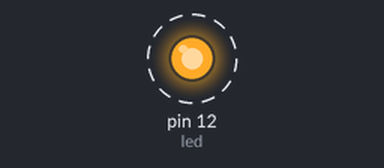
The sketch below on a simulated Arduino Uno, built with avr-gcc and run on an emulated ATmega328P. Parts: output pins drawn as LEDs (lit = HIGH). Dashed ring = blinking.

Above: at 0.02 s.
Timing chart, 0 to 3.0 s (numbered marks = the images above):
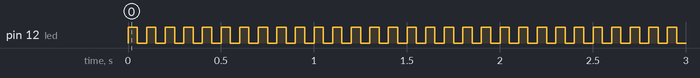

Measured:
- by itself, pin 12 (led): alternates HIGH for 0.05 s and LOW for 0.05 s

The sketch:

_1LEDFREQ.ino
```cpp
int led = 12;

unsigned long currentMillis1 = millis();
// the setup routine runs once when you press reset:
void setup() {
  // initialize the digital pin as an output.
  pinMode(led, OUTPUT);
}

// the loop routine runs over and over again forever:
void loop() {

  digitalWrite(led, HIGH);   // turn the LED on (HIGH is the voltage level)
  delay(50);               // wait for a second
  digitalWrite(led, LOW);
  delay(50);// wait for a second
}
```
